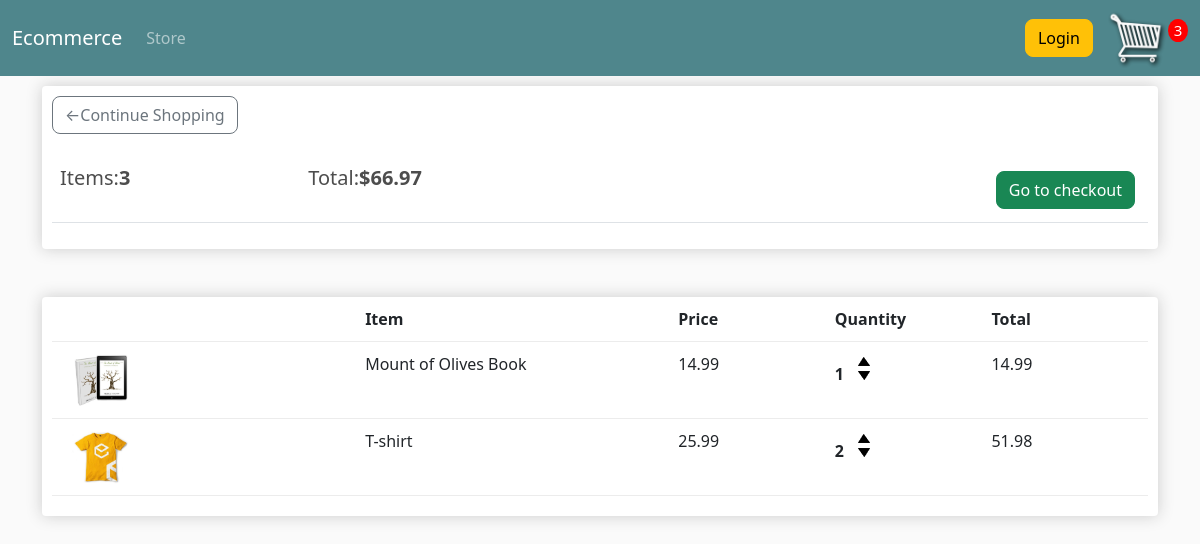
The app's page /cart/ (signed in), older data.
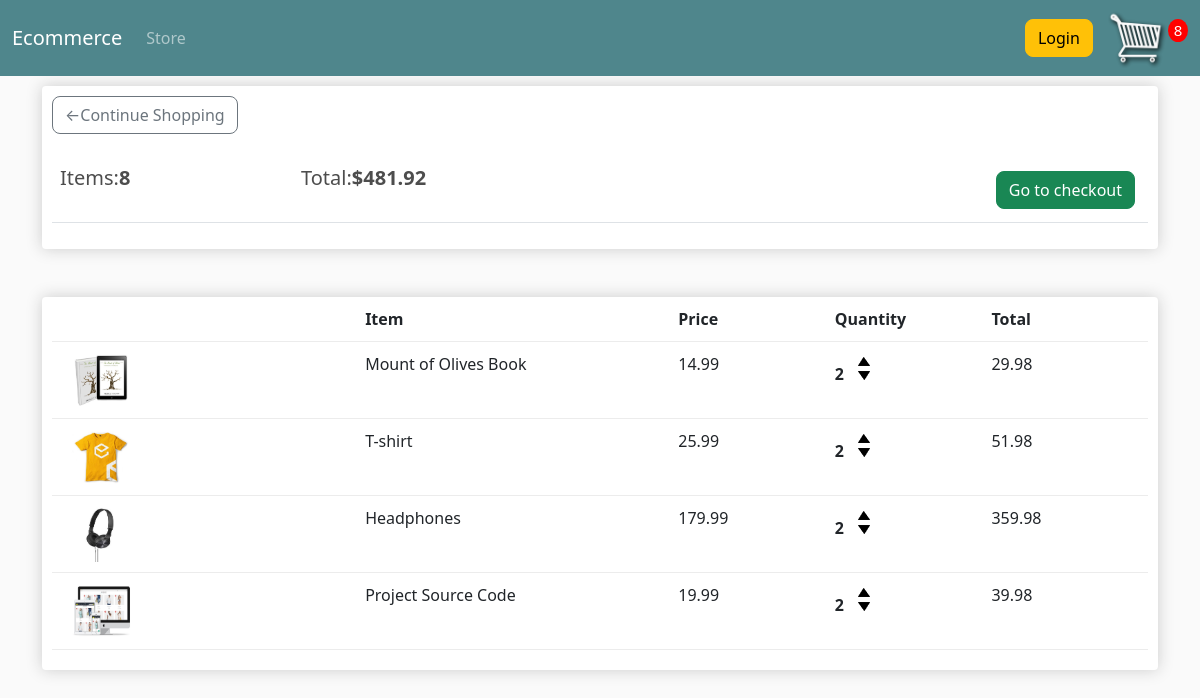
The same page, newer data.
### store/models.py (models this page shows, shortened)
class Order(models.Model):
    customer = models.ForeignKey(
        Customer, on_delete=models.SET_NULL, null=True, blank=True)
    data_ordered = models.DateTimeField(auto_now_add=True)
    complete = models.BooleanField(default=True)
    transaction_id = models.CharField(max_length=100, null=True)
    @property
    def get_cart_total(self):
        orderitems = self.orderitem_set.all()
        total = sum([item.get_total for item in orderitems])
        return total
    @property
    def get_cart_items(self):
        orderitems = self.orderitem_set.all()
        total = sum([item.quantity for item in orderitems])
        return total

class OrderItem(models.Model):
    product = models.ForeignKey(
        Product, on_delete=models.SET_NULL, null=True, blank=True)
    order = models.ForeignKey(
        Order, on_delete=models.SET_NULL, blank=True, null=True)
    quantity = models.IntegerField(default=0, null=True, blank=True, )
    date_added = models.DateTimeField(auto_now_add=True)
    @property
    def get_total(self):
        total = self.product.price * self.quantity
        return total

class Product(models.Model):
    name = models.CharField(max_length=200)
    price = models.FloatField()
    digital = models.BooleanField(default=False, null=True, blank=True)
    image = models.ImageField(null=True, blank=True)
    @property
    def imageURL(self):
        try:
            url = self.image.url
        except:
            url = ''
        return url

### store/views.py (the view)
# urls.py: path('cart/', views.cart, name="cart"),
def cart(request):
    if request.user.is_authenticated:
        customer = request.user.customer
        order, created = Order.objects.get_or_create(
            customer=customer, complete=False)
        items = order.orderitem_set.all()
        cartItems = order.get_cart_items
    else:
        items = []
        order = {'get_cart_total': 0, 'get_cart_items': 0, 'shipping': False}
        cartItems = order['get_cart_items']
    context = {'items': items, 'order': order, 'cartItems': cartItems}
    return render(request, 'store/cart.html', context)

### store/templates/store/cart.html (shortened to what this page needs)
<!DOCTYPE html>
{% extends 'store/main.html' %} {% load static %} {% block content %}
<div class="row">
  <div class="col-lg-12">
    <div class="box-element">
      <a class="btn btn-outline-secondary" href="{% url 'store' %}"
        >&#x2190;Continue Shopping</a
      >
      <br /><br />
      <table class="table">
        <tr>
          <th>
            <h5>Items:<strong>{{ order.get_cart_items }}</strong></h5>
          </th>
          <th>
            <h5>
              Total:<strong>${{ order.get_cart_total | floatformat:2}}</strong>
            </h5>
          </th>
          <th>
            <a
              style="float: right; margin: 5px"
              class="btn btn-success"
              href="{% url 'checkout' %}"
              >Go to checkout</a
            >
          </th>
        </tr>
      </table>
    </div>
    <br /><br />
    <div class="box-element">
      <div class="cart-row">
        <div style="flex: 2"></div>
        <div style="flex: 2"><strong>Item</strong></div>
        <div style="flex: 1"><strong>Price</strong></div>
        <div style="flex: 1"><strong>Quantity</strong></div>
        <div style="flex: 1"><strong>Total</strong></div>
      </div>
      {% for item in items %}
      <div class="cart-row">
        <div style="flex: 2">
          <img class="row-image" src="{{ item.product.imageURL}}" />
        </div>
        <div style="flex: 2">{{ item.product.name }}</div>
        <div style="flex: 1">{{ item.product.price | floatformat:2 }}</div>
        <div style="flex: 1">
          <p class="quantity">{{ item.quantity }}</p>
          <div class="quantity">
            <img
              data-product="{{item.product.id}}"
              data-action="add"
              class="chg-quantity update-cart"
              src="{% static 'images/arrow-up.png' %}"
            />
            <img
              data-product="{{item.product.id}}"
              data-action="remove"
              class="chg-quantity update-cart"
              src="{% static 'images/arrow-down.png' %}"
            />
          </div>
        </div>
        <div style="flex: 1">{{ item.get_total | floatformat:2}}</div>
      </div>
      {% endfor %}
    </div>
  </div>
  {% endblock content %}

### store/templates/store/main.html (shortened to what this page needs)
<!DOCTYPE html>
{% load static %}
<html lang="en">
  <head>
    <link
      href="https://cdn.jsdelivr.net/npm/bootstrap@5.0.1/dist/css/bootstrap.min.css"
      rel="stylesheet"
    />
    <link rel="stylesheet" type="text/css" href="{% static 'css/main.css' %}" />
  </head>
  <body>
    <nav class="navbar navbar-expand-lg navbar-dark bg-dark">
      <div class="container-fluid">
        <a class="navbar-brand" href="{% url 'store' %}">Ecommerce</a>
        <div class="collapse navbar-collapse" id="navbarTogglerDemo02">
          <ul class="navbar-nav me-auto mb-2 mb-lg-0">
            <li class="nav-item">
              <a class="nav-link" href="{% url 'store' %}">Store</a>
            </li>
          </ul>
          <div class="form-inline my-2 my-lg-0">
            <a href="#" class="btn btn-warning">Login</a>
            <a href="{% url 'cart' %}" class="{% url 'cart' %}">
              <img
                id="cart-icon"
                src="{% static 'images/cart.png' %}"
                alt="broken link to cart image"
              />
            </a>
          </div>
          <p id="cart-total">{{cartItems}}</p>
        </div>
      </div>
    </nav>
    <div class="container">{% block content %} {% endblock content %}</div>
  </body>
</html>

### static/css/main.css (style rules this page uses)
body { background-color: hsl(0, 0%, 98%); }
h1, h2, h3, h4, h5, h6 { color: hsl(0, 0%, 30%); }
.box-element { box-shadow: hsl(0, 0%, 80%) 0 0 16px; background-color: #fff; border-radius: 4px; padding: 10px; }
.bg-dark { background-color: #4f868c !important; }
#cart-icon { width: 60px; display: inline-block; margin-left: 10px; }
#cart-total { display: block; text-align: center; color: #fff; background-color: red; width: 20px; height: 23px; border-radius: 70%; font-size: 15px; margin-left: 1px; }
.col-lg-4, .col-lg-6, .col-lg-8, .col-lg-12 { margin-top: 10px; }
.btn { border-radius: 8px; }
.row-image { width: 100px; }
.cart-row { display: flex; align-items: flex-stretch; padding-bottom: 10px; margin-bottom: 10px; border-bottom: 1px solid #ececec; }
.quantity { display: inline-block; font-weight: 700; padding-right: 10px; }
.chg-quantity { width: 12px; cursor: pointer; display: block; margin-top: 5px; transition: 0.1s; }

Row changes from the older to the newer data that the page shows:
changed through a linked row, Order: get_cart_items "3" → "8"; get_cart_total "66.97" → "481.92"
changed OrderItem "Mount of Olives Book": quantity "1" → "2"; get_total "14.99" → "29.98"
added OrderItem: product.imageURL (picture), product.name "Headphones", product.price "179.99", quantity "2", get_total "359.98"
added OrderItem: product.imageURL (picture), product.name "Project Source Code", product.price "19.99", quantity "2", get_total "39.98"
Text that changed along with them:
{{ cartItems }}: "3" → "8"
